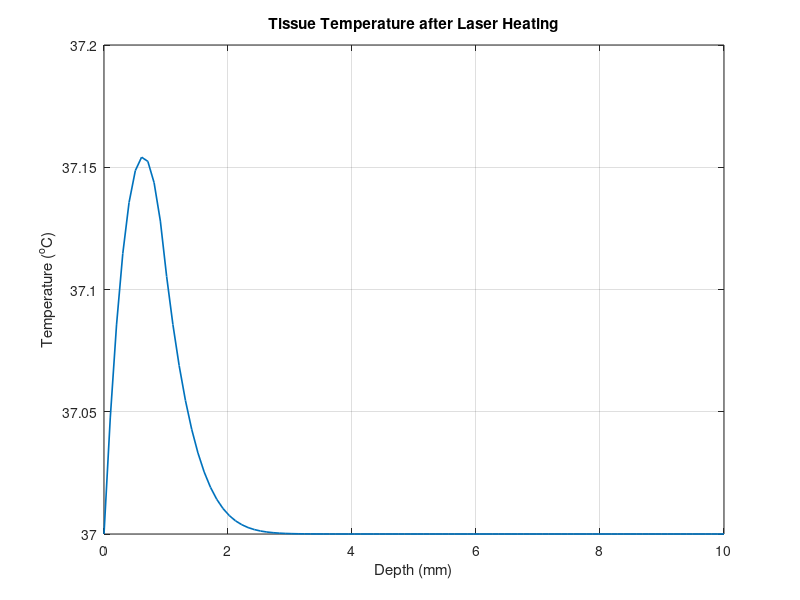

Write the MATLAB code that produced this figure.

% EXP19 - 1D bioheat (explicit finite difference)

clc;
clear;
close all;

L = 0.01;
N = 100;
dx = L/N;
dt = 0.01;
steps = 200;

rho = 1000;
c = 3600;
k = 0.5;
alpha = k/(rho*c);

T = 37*ones(1,N);
Q = zeros(1,N);
Q(1:10) = 5e5;     % Surface heating

for s = 1:steps

    Tn = T;

    Tn(2:end-1) = T(2:end-1) ...
        + alpha*dt/dx^2 * ...
        (T(3:end)-2*T(2:end-1)+T(1:end-2)) ...
        + Q(2:end-1)*dt/(rho*c);

    T = Tn;

end

figure;

plot(linspace(0,L*1e3,N),T,'LineWidth',1.2);

xlabel('Depth (mm)');
ylabel('Temperature (^oC)');

title('Tissue Temperature after Laser Heating');
grid on;
